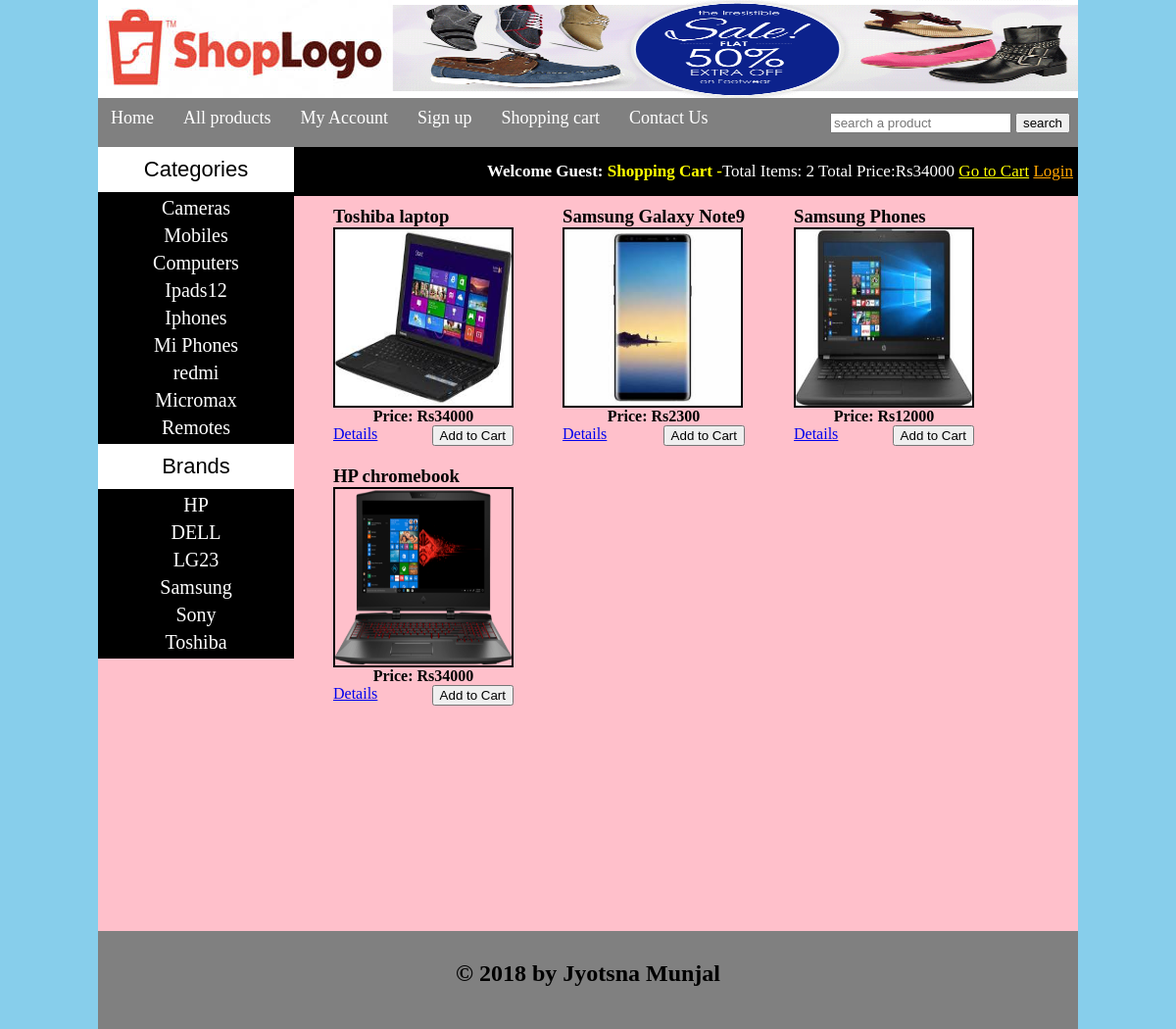
The page / on the database its author committed.
### tables this page shows
CREATE TABLE IF NOT EXISTS `categories` (
  `cat_id` int(100) NOT NULL AUTO_INCREMENT,
  `cat_title` text NOT NULL,
  PRIMARY KEY (`cat_id`)
);

CREATE TABLE IF NOT EXISTS `brands` (
  `brand_id` int(100) NOT NULL AUTO_INCREMENT,
  `brand_title` text NOT NULL,
  PRIMARY KEY (`brand_id`)
);

CREATE TABLE IF NOT EXISTS `products` (
  `product_id` int(100) NOT NULL AUTO_INCREMENT,
  `product_cat` int(100) NOT NULL,
  `product_brand` int(100) NOT NULL,
  `product_title` varchar(255) NOT NULL,
  `product_price` int(100) NOT NULL,
  `product_desc` text NOT NULL,
  `product_image` text NOT NULL,
  `product_keywords` text NOT NULL,
  PRIMARY KEY (`product_id`)
);

### functions/functions.php (the view, shortened to what this page needs)
<?php
function getIp() {
    $ip = $_SERVER['REMOTE_ADDR'];
    return $ip;
}
function total_items()
{
	if(isset($_GET['addcart']))
	{
		$ip=getIp();
		$get_items="select * from cart where ip_add='$ip'";
		$run_items=mysql_query($get_items);
		$count_items=mysql_num_rows($run_items);
	}
	else{
		$ip=getIp();
		$get_items="select * from cart where ip_add='$ip'";
		$run_items=mysql_query($get_items);
		$count_items=mysql_num_rows($run_items);
	}
	echo $count_items;
}
function total_price(){
		$total = 0;
		$ip = getIp();
		$sel_price = "select * from cart where ip_add='$ip'";
		$run_price = mysql_query($sel_price);
		while($p_price=mysql_fetch_array($run_price)){
			$pro_id = $p_price['p_id'];
			$pro_price = "select * from products where product_id='$pro_id'";
			$run_pro_price = mysql_query($pro_price);
			while ($pp_price = mysql_fetch_array($run_pro_price)){
			$product_price = array($pp_price['product_price']);
			$values = array_sum($product_price);
			$total +=$values;
			}
		}
		echo "Rs" . $total;
	}
function getCats()
{
	$get_cats="select * from categories";
	$run_cats=mysql_query($get_cats);
	while($row_cats=mysql_fetch_array($run_cats))
	{
		$cat_id=$row_cats['cat_id'];
		$cat_title=$row_cats['cat_title'];
		echo "<li><a href='index.php?cat=$cat_id'>$cat_title</a></li>";
	}
}
function getBrands()
{
	$get_brands="select * from brands";
	$run_brands=mysql_query($get_brands);
	while($row_brands=mysql_fetch_array($run_brands))
	{
		$brand_id=$row_brands['brand_id'];
		$brand_title=$row_brands['brand_title'];
		echo "<li><a href='index.php?brand=$brand_id'>$brand_title</a></li>";
	}
}
function getPro()
{
if(!isset($_GET['cat']))
{
	if(!isset($_GET['brand']))
	{
	$get_pro="select * from products order by RAND() LIMIT 0,6";
	$run_pro=mysql_query($get_pro);
	while($row_pro=mysql_fetch_array($run_pro))
	{
		$pro_id=$row_pro['product_id'];
		$pro_title=$row_pro['product_title'];
		$pro_price=$row_pro['product_price'];
		$pro_image=$row_pro['product_image'];
		echo "
		<div id='single_product'>
		<h3>$pro_title</h3>
		<img src='admin_area/product_images/$pro_image' width='180' height='180'>
		<p><b><center>Price: Rs$pro_price</center></b></p>
		<a href='details.php?pro_id=$pro_id' style='float:left;'>Details</a>
		<a href='index.php?addcart=$pro_id'><button style='float:right'>Add to Cart</button></a>
		</div>
		";
	}
	}
}
}
?>

### index.php (shortened to what this page needs)
<!DOCTYPE>
<?php
include("functions/functions.php");
?>
<html>
<head>
<link rel="stylesheet" href="styles/style.css" media="all" />
</head>
<body>
<div class="main_wrapper">
<div class="header_wrapper">
<a href="index.php"><img id="logo" src="images/logo1.jpg" "/></a>
<img id="banner" src="images/giphy.gif" width="70%" height="100px"/>
</div>
<div class="menubar">
<ul id="menu"><li> <a href="index.php">Home</a></li>
<li> <a href="all_products.php">All products</a></li>
<li> <a href="customer/my_account.php">My Account</a></li>
<li> <a href="#">Sign up</a></li>
<li> <a href="cart.php">Shopping cart</a></li>
<li> <a href="#">Contact Us</a></li>
</ul>
<div id="form">
<form method="get" action="results.php" enctype="multipart/form-data">
<input type="text" name="user_query" placeholder="search a product"/>
<input type="submit"name="search" value="search" />
</form>
</div>
</div>
<div class="content_wrapper">
<div id="sidebar">
<div id="sidebar_title">Categories</div>
<ul id="cats">
<?php getCats();?>
</ul>
<div id="sidebar_title">Brands</div>
<ul id="cats">
<?php getBrands();?>
</ul>
</div>
<div id="content_area">
<div id="shopping_cart">
<span style="float:right; font-size:17px; padding:5px; line-height:40px;">
<?php
if(isset($_SESSION['customer_email']))
{
	echo "<b>Welcome:</b>".$_SESSION['customer_email']."<b style='color:yellow;'>Your</b>";
}
else
	echo "<b>Welcome Guest:</b>";
?>
<b style="color:yellow;">Shopping Cart -</b>Total Items: <?php total_items(); ?> Total Price:<?php total_price(); ?> <a href="cart.php" style="color:yellow">Go to Cart</a>
<?php
if(!isset($_SESSION['customer_email']))
{
	echo "<a href='checkout.php' style='color:orange'>Login</a>";
}
else
{
	echo "<a href='logout.php' style='color:orange'>Logout</a>";
}
?>
</span>
</div>
<div id="product_box">
<?php getPro();?>
</div>
</div>
</div>
<div id="footer">
<h2 style="text-align:center;padding-top:30px;">&copy; 2018 by Jyotsna Munjal</h2>
</div>
</div>
</body>
</html>

### styles/style.css (style rules this page uses)
html, body, div, span, applet, object, iframe, h1, h2, h3, h4, h5, h6, p, blockquote, pre, a, abbr, acronym, address, big, cite, code, del, dfn, em, img, ins, kbd, q, s, samp, small, strike, strong, sub, sup, tt, var, b, u, i, center, dl, dt, dd, ol, ul, li, fieldset, form, label, legend, table, caption, tbody, tfoot, thead, tr, th, td, article, aside, canvas, details, embed, figure, figcaption, footer, header, hgroup, menu, nav, output, ruby, section, summary, time, mark, audio, video { margin: 0; padding: 0; border: 0; vertical-align: baseline; }
body { background:skyblue; }
.main_wrapper { width:1000px; height:auto; margin:auto; background:black; }
.header_wrapper { width:1000px; height:100px; margin:auto; }
#logo { float:left; }
#banner { float:right; }
.menubar { width:1000px; height:50px; background:gray; color:white; }
#menu { padding:0; margin:0; line-height:40px; float:left; }
#menu li { list-style:none; display:inline; }
#menu a { text-decoration:none; color:white; padding:8px; margin:5px; font-size:18px; font-family:COMIC SANS MS; }
#form { float:right; padding-right:8px; line-height:50px; }
.content_wrapper { width:1000px; height:800px; margin:auto; background:pink; }
#content_area { width:800px; float:right; background:pink; }
#sidebar { width:200px; background:black; float:left; }
#sidebar_title { background:white; color:black; font-size:22px; font-family:arial; padding:10px; text-align:center; }
#cats { text-align:center; }
#cats li { list-style:none; margin:5px; }
#cats a { color:white;padding:15px;margin:5px;text-align:center;font-size:20px; font-family:COMIC SANS MS;text-decoration:none; }
#single_product { float:left;margin-left:30px;padding:10px; }
#single_product img { border:2px solid black; }
#shopping_cart { width:800px; height:50px; background:black;color:white; }
#footer { width:1000px; height:100px; background:gray; clear:both; }

### rows shown on the page
categories: cat_title "Cameras"
categories: cat_title "Mobiles"
categories: cat_title "Computers"
categories: cat_title "Ipads12"
categories: cat_title "Iphones"
categories: cat_title "Mi Phones"
categories: cat_title "redmi"
categories: cat_title "Micromax"
categories: cat_title "Remotes"
brands: brand_title "HP"
brands: brand_title "DELL"
brands: brand_title "LG23"
brands: brand_title "Samsung"
brands: brand_title "Sony"
brands: brand_title "Toshiba"
products: product_title "Toshiba laptop", product_image (picture), product_price "34000"
products: product_title "Samsung Galaxy Note9", product_image (picture), product_price "2300"
products: product_title "Samsung Phones", product_image (picture), product_price "12000"
products: product_title "HP chromebook", product_image (picture), product_price "34000"

### other values the page prints
$count_items "2"
$total "34000"
